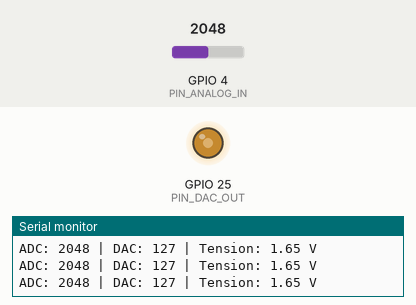
The sketch below on a simulated ESP32. On the bench: output pins drawn as LEDs (lit = HIGH), the last lines printed to the serial monitor. Inputs (shaded band) come from the test bench; at power-on: GPIO 4 (PIN_ANALOG_IN) = 2048 (analog values on the 0–4095 scale).

Above: at 1.2 s.
1.3 s: GPIO 4 (PIN_ANALOG_IN) set to 1637
At 2.2 s:
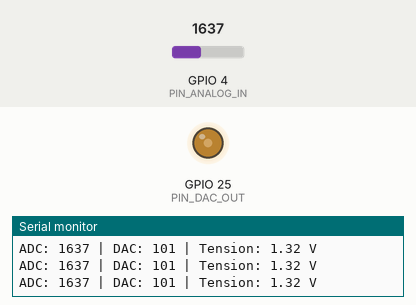
2.9 s: GPIO 4 (PIN_ANALOG_IN) set to 1571
At 3.5 s:
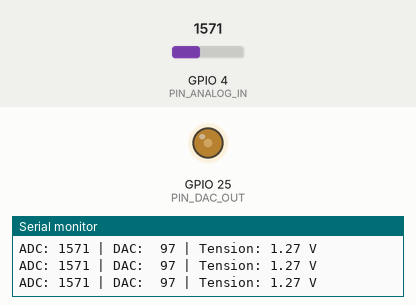
4.9 s: GPIO 4 (PIN_ANALOG_IN) set to 1025
At 6.2 s:
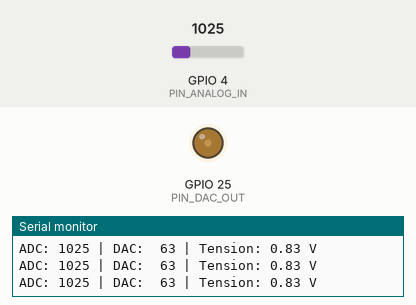
6.5 s: GPIO 4 (PIN_ANALOG_IN) set to 936
At 7.7 s:
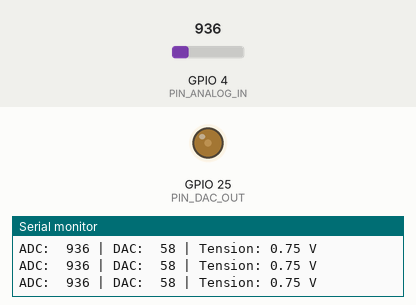
8.5 s: GPIO 4 (PIN_ANALOG_IN) set to 177
At 9.4 s:
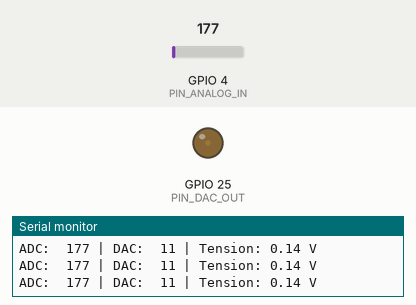
10.1 s: GPIO 4 (PIN_ANALOG_IN) set to 148
At 10.7 s:
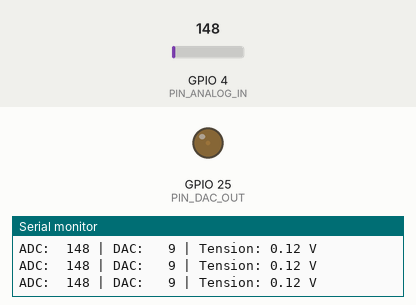
Timing chart, 0 to 13.1 s (numbered marks = the images above; inputs shaded):
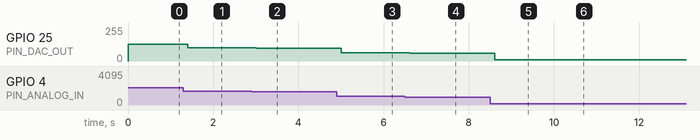

Measured:
- after the input at 1.3 s, GPIO 25 (PIN_DAC_OUT): 127/255 → 101/255 after 0.10 s
- after the input at 2.9 s, GPIO 25 (PIN_DAC_OUT): 101/255 → 97/255 after 0.11 s
- after the input at 4.9 s, GPIO 25 (PIN_DAC_OUT): 97/255 → 63/255 after 0.11 s
- after the input at 6.5 s, GPIO 25 (PIN_DAC_OUT): 63/255 → 58/255 after 0.11 s
- after the input at 8.5 s, GPIO 25 (PIN_DAC_OUT): 58/255 → 11/255 after 0.12 s
- after the input at 10.1 s, GPIO 25 (PIN_DAC_OUT): 11/255 → 9/255 after 0.12 s

The sketch:

Sketch_09.1_ADC_DAC.ino
```cpp
const int PIN_ANALOG_IN = 4;
const int PIN_DAC_OUT = 25;

void setup() {
  Serial.begin(115200);
  analogReadResolution(12);
}

void loop() {
  const int adcValue = analogRead(PIN_ANALOG_IN);
  const int dacValue = map(adcValue, 0, 4095, 0, 255);
  const float inputVoltage = adcValue * 3.3f / 4095.0f;

  dacWrite(PIN_DAC_OUT, dacValue);
  Serial.printf("ADC: %4d | DAC: %3d | Tension: %.2f V\n", adcValue, dacValue, inputVoltage);
  delay(200);
}
```
